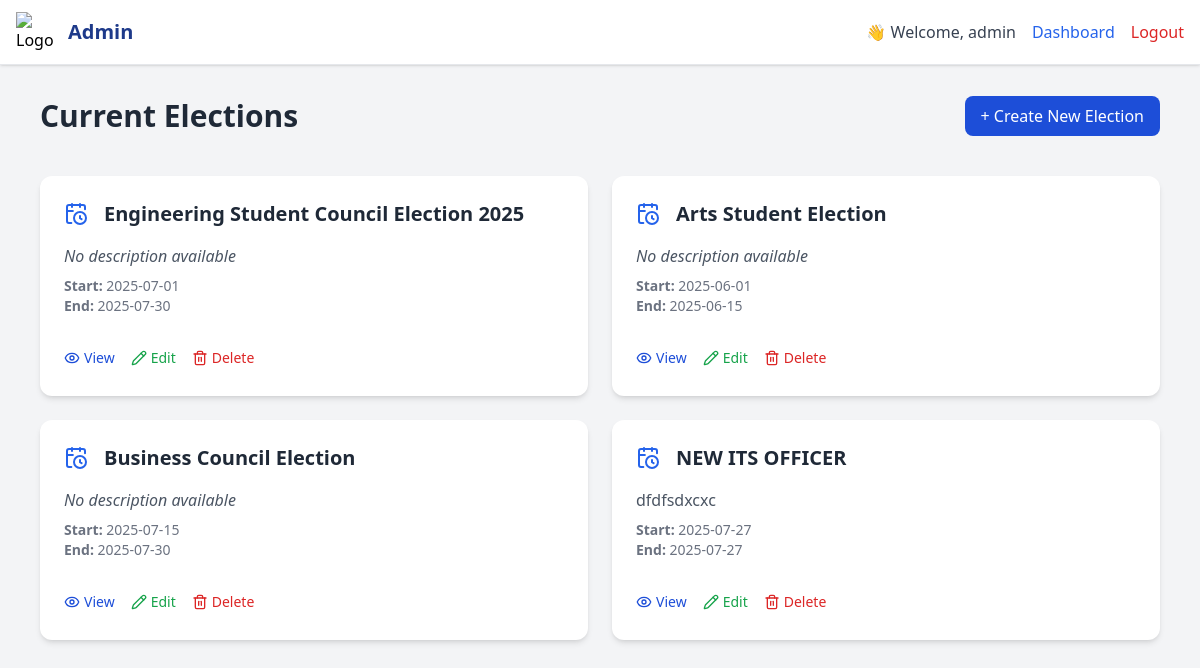
The app's page /elections.php (signed in) with its own data.
### tables this page shows
CREATE TABLE `elections` (
  `id` int(11) NOT NULL,
  `college_id` int(11) DEFAULT NULL,
  `title` varchar(150) DEFAULT NULL,
  `status` enum('active','closed') DEFAULT 'active',
  `start_date` date DEFAULT NULL,
  `end_date` date DEFAULT NULL,
  `course` varchar(50) NOT NULL DEFAULT '',
  `created_at` datetime DEFAULT current_timestamp(),
  `description` text DEFAULT NULL
);

### elections.php (the view, shortened to what this page needs)
<?php
$adminName = $_SESSION['admin_name'] ?? 'Admin';
$conn = new mysqli("localhost", "root", "", "voting_system");
$query = "SELECT * FROM elections ORDER BY id ASC";
$result = $conn->query($query);
?>
<!DOCTYPE html>
<html lang="en">
<head>
  <script src="https://cdn.tailwindcss.com"></script>
</head>
<body class="bg-gray-100 font-sans min-h-screen">
<header class="bg-white border-b shadow fixed top-0 left-0 w-full z-50">
  <div class="max-w-7xl mx-auto px-4 h-16 flex justify-between items-center">
    <div class="flex items-center space-x-3">
      <img src="https://cdn-icons-png.flaticon.com/512/201/201818.png" class="w-10 h-10" alt="Logo">
      <h1 class="text-xl font-bold text-blue-900">Admin </h1>
    </div>
    <div class="flex items-center space-x-4">
      <span class="text-gray-700 font-medium">👋 Welcome, <?= htmlspecialchars($adminName) ?></span>
           <a href="dashboard.php" class="text-blue-600 hover:underline">Dashboard</a>
      <a href="logout.php" class="text-red-600 hover:underline">Logout</a>
    </div>
  </div>
</header>
<main class="max-w-6xl mx-auto pt-24 pb-10 px-4">
  <div class="flex justify-between items-center mb-10">
    <h2 class="text-3xl font-semibold text-gray-800">Current Elections</h2>
    <a href="create_election.php" class="bg-blue-700 text-white px-4 py-2 rounded-lg font-medium hover:bg-blue-800 transition">
      + Create New Election
    </a>
  </div>
  <?php if ($result && $result->num_rows > 0): ?>
    <div class="grid grid-cols-1 md:grid-cols-2 gap-6">
      <?php while ($row = $result->fetch_assoc()): ?>
      <div class="bg-white rounded-xl shadow-md p-6 hover:shadow-lg transition flex flex-col justify-between">
        <div>
          <div class="flex items-center space-x-4 mb-4">
            <i data-lucide="calendar-clock" class="w-6 h-6 text-blue-600"></i>
            <h3 class="text-xl font-semibold text-gray-800"><?= htmlspecialchars($row['title']) ?></h3>
          </div>
          <p class="text-gray-600 mb-2">
            <?= isset($row['description']) ? htmlspecialchars($row['description']) : '<em>No description available</em>' ?>
          </p>
          <div class="text-sm text-gray-500 mb-4">
            <p><strong>Start:</strong> <?= htmlspecialchars($row['start_date']) ?></p>
            <p><strong>End:</strong> <?= htmlspecialchars($row['end_date']) ?></p>
          </div>
        </div>
        <div class="mt-4 flex flex-wrap gap-4">
          <form action="view_election.php" method="POST">
            <button type="submit" class="inline-flex items-center text-sm text-blue-700 hover:underline font-medium">
              <i data-lucide="eye" class="w-4 h-4 mr-1"></i> View
            </button>
          </form>
          <form action="edit_election.php" method="GET">
            <button type="submit" class="inline-flex items-center text-sm text-green-600 hover:underline font-medium">
              <i data-lucide="pencil" class="w-4 h-4 mr-1"></i> Edit
            </button>
          </form>
          <form method="POST" onsubmit="return confirm('Are you sure you want to delete this election?');">
            <button type="submit" class="inline-flex items-center text-sm text-red-600 hover:underline font-medium">
              <i data-lucide="trash" class="w-4 h-4 mr-1"></i> Delete
            </button>
          </form>
        </div>
      </div>
      <?php endwhile; ?>
    </div>
  <?php else: ?>
    <div class="bg-white p-6 rounded-xl shadow text-center text-gray-600">
      No elections found. <a href="create_election.php" class="text-blue-600 underline">Create one now</a>.
    </div>
  <?php endif; ?>
</main>
</body>
</html>

### records on screen
elections: title "Engineering Student Council Election 2025", shows "No description available", start_date "2025-07-01", end_date "2025-07-30"
elections: title "Arts Student Election", shows "No description available", start_date "2025-06-01", end_date "2025-06-15"
elections: title "Business Council Election", shows "No description available", start_date "2025-07-15", end_date "2025-07-30"
elections: title "NEW ITS OFFICER", description "dfdfsdxcxc", start_date "2025-07-27", end_date "2025-07-27"

### other values on screen
$adminName "admin"
